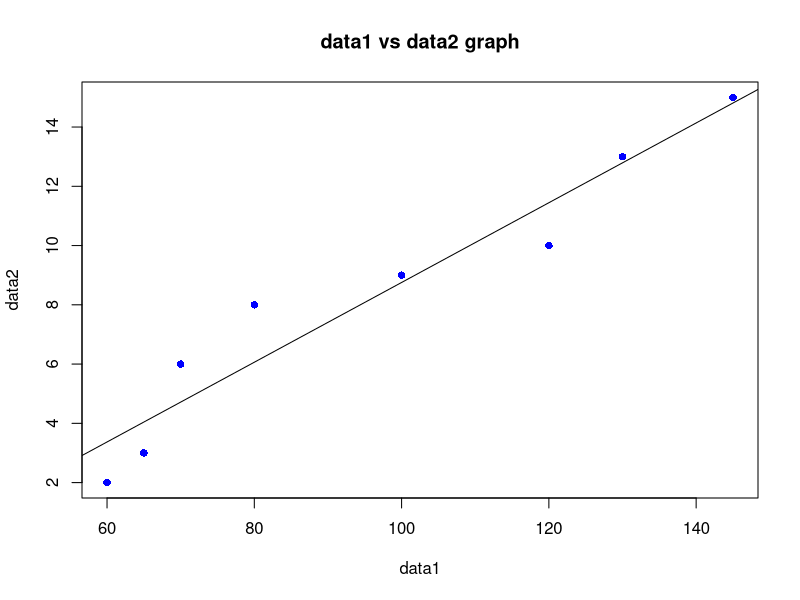

This figure's R source:
data1 <- c(60,65,70,80,100,120,130,145)
data2 <- c(2,3,6,8,9,10,13,15)
relation <- lm(data2~data1)
print(relation)
plot(data1,data2, col="blue", main = "data1 vs data2 graph", abline(lm(data2~data1)),cex = 1.0,pch = 16,xlab = "data1",ylab = "data2")
